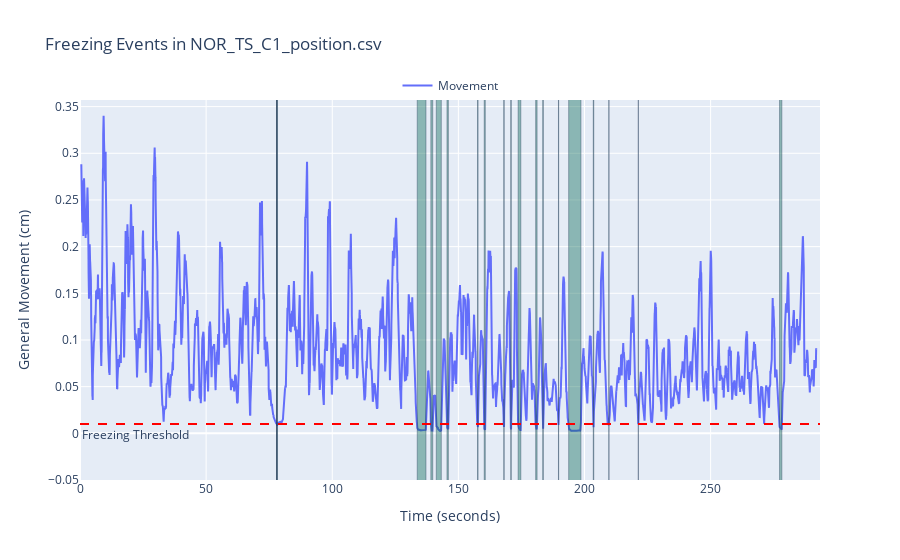

Notebook source saved alongside this figure:
### Markdown cell above
---
#### 4.  We can also measure other behaviours, such as freezing

### Code cell
# Plot freezing events
rst.plot_freezing(params, example_path)

### Figure 1 — Plotly figure (JSON) as saved in the notebook; plotly's stock layout.template omitted (floating-point values rounded to 4 significant figures; data arrays with more than 128 entries replaced by an {"elided": "..."} marker saying what was removed)
{"data": [{"mode": "lines", "name": "Movement", "type": "scatter", "x": {"elided": "7310 float values"}, "y": {"elided": "7310 float values"}}], "layout": {"annotations": [{"showarrow": false, "text": "Freezing Threshold", "x": 0, "xanchor": "left", "xref": "x domain", "y": 0.01, "yanchor": "top", "yref": "y"}], "legend": {"orientation": "h", "x": 0.5, "xanchor": "center", "y": 1, "yanchor": "bottom"}, "shapes": [{"fillcolor": "rgba(0, 100, 80, 0.4)", "line": {"width": 0.4}, "type": "rect", "x0": 77.92, "x1": 77.96, "y0": -0.1, "y1": 1.5}, {"fillcolor": "rgba(0, 100, 80, 0.4)", "line": {"width": 0.4}, "type": "rect", "x0": 78, "x1": 78.04, "y0": -0.1, "y1": 1.5}, {"fillcolor": "rgba(0, 100, 80, 0.4)", "line": {"width": 0.4}, "type": "rect", "x0": 78.12, "x1": 78.28, "y0": -0.1, "y1": 1.5}, {"fillcolor": "rgba(0, 100, 80, 0.4)", "line": {"width": 0.4}, "type": "rect", "x0": 133.7, "x1": 137.2, "y0": -0.1, "y1": 1.5}, {"fillcolor": "rgba(0, 100, 80, 0.4)", "line": {"width": 0.4}, "type": "rect", "x0": 139.1, "x1": 139.8, "y0": -0.1, "y1": 1.5}, {"fillcolor": "rgba(0, 100, 80, 0.4)", "line": {"width": 0.4}, "type": "rect", "x0": 141.2, "x1": 143.2, "y0": -0.1, "y1": 1.5}, {"fillcolor": "rgba(0, 100, 80, 0.4)", "line": {"width": 0.4}, "type": "rect", "x0": 145.5, "x1": 146.0, "y0": -0.1, "y1": 1.5}, {"fillcolor": "rgba(0, 100, 80, 0.4)", "line": {"width": 0.4}, "type": "rect", "x0": 157.6, "x1": 157.8, "y0": -0.1, "y1": 1.5}, {"fillcolor": "rgba(0, 100, 80, 0.4)", "line": {"width": 0.4}, "type": "rect", "x0": 160.2, "x1": 160.7, "y0": -0.1, "y1": 1.5}, {"fillcolor": "rgba(0, 100, 80, 0.4)", "line": {"width": 0.4}, "type": "rect", "x0": 168, "x1": 168.2, "y0": -0.1, "y1": 1.5}, {"fillcolor": "rgba(0, 100, 80, 0.4)", "line": {"width": 0.4}, "type": "rect", "x0": 170.8, "x1": 171.0, "y0": -0.1, "y1": 1.5}, {"fillcolor": "rgba(0, 100, 80, 0.4)", "line": {"width": 0.4}, "type": "rect", "x0": 173.7, "x1": 174.8, "y0": -0.1, "y1": 1.5}, {"fillcolor": "rgba(0, 100, 80, 0.4)", "line": {"width": 0.4}, "type": "rect", "x0": 180.6, "x1": 181.2, "y0": -0.1, "y1": 1.5}, {"fillcolor": "rgba(0, 100, 80, 0.4)", "line": {"width": 0.4}, "type": "rect", "x0": 183.4, "x1": 183.7, "y0": -0.1, "y1": 1.5}, {"fillcolor": "rgba(0, 100, 80, 0.4)", "line": {"width": 0.4}, "type": "rect", "x0": 189.7, "x1": 189.8, "y0": -0.1, "y1": 1.5}, {"fillcolor": "rgba(0, 100, 80, 0.4)", "line": {"width": 0.4}, "type": "rect", "x0": 193.7, "x1": 198.6, "y0": -0.1, "y1": 1.5}, {"fillcolor": "rgba(0, 100, 80, 0.4)", "line": {"width": 0.4}, "type": "rect", "x0": 203.5, "x1": 203.7, "y0": -0.1, "y1": 1.5}, {"fillcolor": "rgba(0, 100, 80, 0.4)", "line": {"width": 0.4}, "type": "rect", "x0": 209.6, "x1": 209.7, "y0": -0.1, "y1": 1.5}, {"fillcolor": "rgba(0, 100, 80, 0.4)", "line": {"width": 0.4}, "type": "rect", "x0": 221.3, "x1": 221.4, "y0": -0.1, "y1": 1.5}, {"fillcolor": "rgba(0, 100, 80, 0.4)", "line": {"width": 0.4}, "type": "rect", "x0": 277.3, "x1": 278.2, "y0": -0.1, "y1": 1.5}, {"line": {"color": "red", "dash": "dash"}, "type": "line", "x0": 0, "x1": 1, "xref": "x domain", "y0": 0.01, "y1": 0.01, "yref": "y"}], "showlegend": true, "title": {"text": "Freezing Events in NOR_TS_C1_position.csv"}, "xaxis": {"range": [0, 293.4], "title": {"text": "Time (seconds)"}}, "yaxis": {"range": [-0.05, 0.3571], "title": {"text": "General Movement (cm)"}}}}
